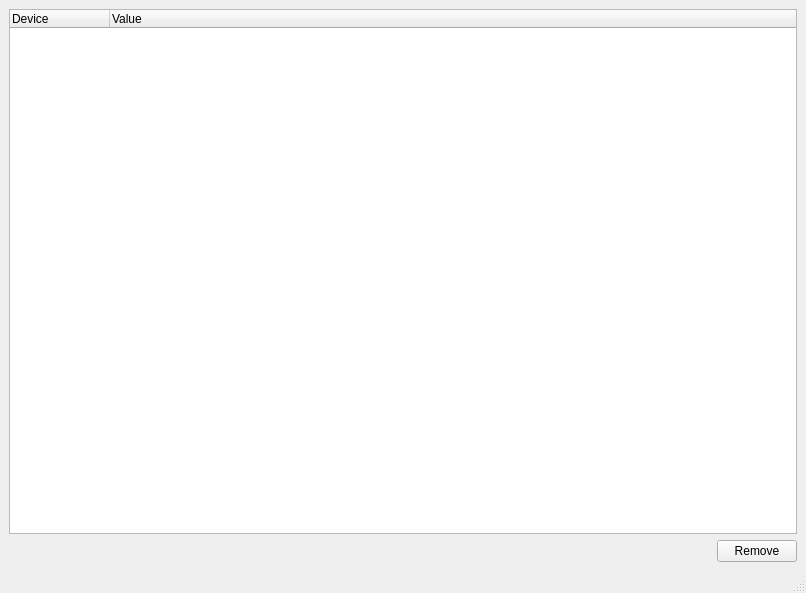
<?xml version="1.0" encoding="UTF-8"?>
<ui version="4.0">
 <class>MainWindow</class>
 <widget class="QMainWindow" name="MainWindow">
  <property name="geometry">
   <rect>
    <x>0</x>
    <y>0</y>
    <width>806</width>
    <height>593</height>
   </rect>
  </property>
  <property name="windowTitle">
   <string>MainWindow</string>
  </property>
  <widget class="QWidget" name="centralwidget">
   <layout class="QGridLayout" name="gridLayout">
    <item row="0" column="0">
     <widget class="QSplitter" name="splitter">
      <property name="orientation">
       <enum>Qt::Horizontal</enum>
      </property>
      <widget class="QWidget" name="verticalLayoutWidget_2">
       <layout class="QVBoxLayout" name="verticalLayout_2">
        <item>
         <widget class="TreeWidget" name="tree">
          <column>
           <property name="text">
            <string>Device</string>
           </property>
          </column>
          <column>
           <property name="text">
            <string>Value</string>
           </property>
          </column>
         </widget>
        </item>
        <item>
         <layout class="QHBoxLayout" name="horizontalLayout_4">
          <item>
           <spacer name="horizontalSpacer">
            <property name="orientation">
             <enum>Qt::Horizontal</enum>
            </property>
            <property name="sizeHint" stdset="0">
             <size>
              <width>40</width>
              <height>20</height>
             </size>
            </property>
           </spacer>
          </item>
          <item>
           <widget class="QPushButton" name="btn_remove">
            <property name="enabled">
             <bool>true</bool>
            </property>
            <property name="text">
             <string>Remove</string>
            </property>
           </widget>
          </item>
         </layout>
        </item>
       </layout>
      </widget>
     </widget>
    </item>
   </layout>
  </widget>
  <widget class="QMenuBar" name="menubar">
   <property name="geometry">
    <rect>
     <x>0</x>
     <y>0</y>
     <width>806</width>
     <height>26</height>
    </rect>
   </property>
  </widget>
  <widget class="QStatusBar" name="statusbar"/>
 </widget>
 <customwidgets>
  <customwidget>
   <class>TreeWidget</class>
   <extends>QTreeWidget</extends>
   <header>widgets/TreeWidget.h</header>
  </customwidget>
 </customwidgets>
 <resources/>
 <connections/>
</ui>
